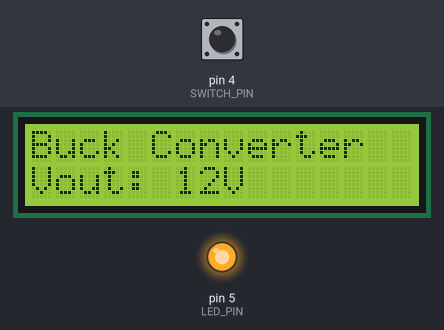
Bench run of a sketch on a simulated Arduino Uno, built with avr-gcc and run on an emulated ATmega328P. On the bench: 16×2 character LCD, output pins drawn as LEDs (lit = HIGH). The test bench sets the inputs (shaded band); at power-on: pin 4 (SWITCH_PIN) HIGH.

Above: at 1.2 s.
1.3 s: pin 4 (SWITCH_PIN) pulled LOW for 0.15 s
At 2.0 s:
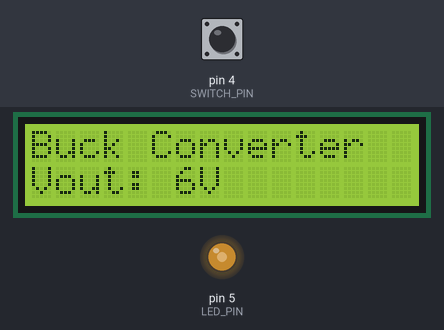
2.9 s: pin 4 (SWITCH_PIN) pulled LOW for 1 s
At 4.4 s:
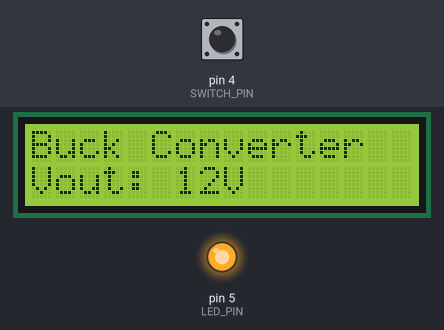
5.4 s: pin 4 (SWITCH_PIN) pulled LOW for 3.2 s
At 6.3 s:
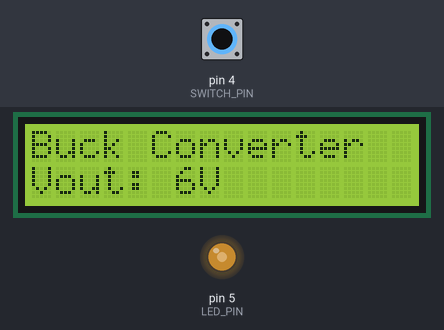
Timing chart, 0 to 8.4 s (numbered marks = the images above; inputs shaded):
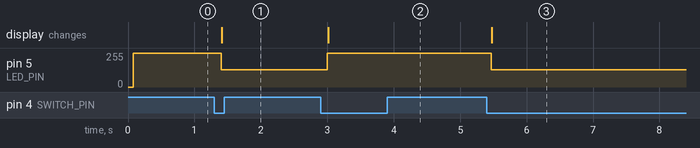

Measured:
- after the input at 1.3 s, pin 5 (LED_PIN): 255/255 → 128/255 after 0.10 s; the display: changes after 0.11 s (image 1)
- after the input at 2.9 s, pin 5 (LED_PIN): 128/255 → 255/255 after 0.10 s; the display: changes after 0.11 s (image 2)
- after the input at 5.4 s, pin 5 (LED_PIN): 255/255 → 128/255 after 0.07 s; the display: changes after 0.08 s (image 3)

The sketch:

sketch_oct14a.ino
```cpp
#include <Wire.h>
#include <LiquidCrystal_I2C.h>

#define LED_PIN 5       // D1 → GPIO5
#define SWITCH_PIN 4    // D2 → GPIO4


LiquidCrystal_I2C lcd(0x27, 16, 2); // I2C address 0x27

bool ledState = false;      // Current state
int brightness = 0;         // LED brightness

// Variables for debouncing
unsigned long lastDebounceTime = 0;
unsigned long debounceDelay = 50;
int lastSwitchState = HIGH;
int switchState;

void setup() {
  pinMode(LED_PIN, OUTPUT);
  pinMode(SWITCH_PIN, INPUT_PULLUP); // Switch to GND
  lcd.init();
  lcd.backlight();
  lcd.setCursor(0, 0);
  lcd.print("Buck Converter");
}

void loop() {
  int reading = digitalRead(SWITCH_PIN);

  // Debounce switch
  if (reading != lastSwitchState) {
    lastDebounceTime = millis();
  }

  if ((millis() - lastDebounceTime) > debounceDelay) {
    if (reading != switchState) {
      switchState = reading;

      // Toggle LED state when pressed
      if (switchState == LOW) {
        ledState = !ledState;
      }
    }
  }

  lastSwitchState = reading;

  // Set LED brightness
  if (ledState) {
    brightness = 128;  // Bucked voltage (simulated)
  } else {
    brightness = 255;  // Full voltage (Vin)
  }

  analogWrite(LED_PIN, brightness);

  // Update LCD
  lcd.setCursor(0, 1);
  lcd.print("Vout: ");
  lcd.print(map(brightness, 0, 255, 0, 12)); // Map PWM to 0-12V approx
  lcd.print("V ");

  delay(50);
}
```
